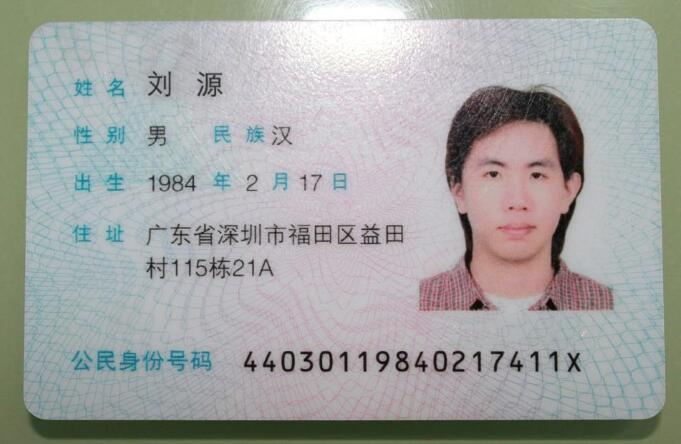
#> input picture UserShow/6-7task/source_datas/normal.png, 681 x 444 px
$ python idcard_robustness_test.py
#> lines starting #> are read from the running program, lines starting #| are printed output that depends on the picture; after the words box and inside, x2 and y2 are one past the last pixel; in counts of white or black regions, pixels touching at a corner belong together
### core/functions.py
import math
import sys

import numpy as np
import cv2
import pytesseract
sys.path.append("../")
from config import *
pytesseract.pytesseract.tesseract_cmd = TESSERACT_OCR


# 二值化算法大全
class myThreshold():

    # [47 lines left out: functions getMinimumThreshold, __IsDimodal, not called in this run]

    def __getHisGram(self, imgSrc):
        hist_cv = cv2.calcHist([imgSrc], [0], None, [256], [0, 256])
        return hist_cv

    # 一维最大熵
    def get1DMaxEntropyThreshold(self, imgSrc):
        X = Y = Amount = 0
        HistGramD = {}
        MinValue = 0
        MaxValue = 255
        Threshold = 0

        HistGram = self.__getHisGram(imgSrc)

        for i in range(256):
            if HistGram[MinValue] == 0:
                MinValue += 1
            else:
                break

        while MaxValue > MinValue and HistGram[MinValue] == 0:
            MaxValue -= 1

        if (MaxValue == MinValue):
            return MaxValue     # 图像只有一个颜色
        if (MinValue + 1 == MaxValue):
            return MinValue     # 图像只有二个颜色

        for Y in range(MinValue, MaxValue + 1):
            Amount += float(HistGram[Y][0])  # 像素总数

        for Y in range(MinValue, MaxValue + 1):
            HistGramD[Y] = float(HistGram[Y][0]) / Amount + 1e-17

        MaxEntropy = 0.0
        for Y in range(MinValue + 1, MaxValue):
            SumIntegral = 0
            for X in range(MinValue, Y + 1):
                SumIntegral += HistGramD[X]

            EntropyBack = 0
            for X in range(MinValue, Y + 1):
                EntropyBack += (- HistGramD[X] / SumIntegral * math.log(HistGramD[X] / SumIntegral))

            EntropyFore = 0
            for X in range(Y + 1, MaxValue + 1):
                SumI = 1 - SumIntegral
                if SumI < 0:
                    SumI = abs(SumI)
                elif SumI == 0:
                    continue

                EntropyFore += (- HistGramD[X] / (1 - SumIntegral) * math.log(HistGramD[X] / SumI))

            if MaxEntropy < (EntropyBack + EntropyFore):
                Threshold = Y
                MaxEntropy = EntropyBack + EntropyFore

        if Threshold > 5:
            return Threshold - 5  # 存在误差
        return Threshold

    # ISODATA  阈值算法
    # [32 lines left out: function getIsoDataThreshold, not called in this run]

    def getIntermodesThreshold(self, imgSrc):
        HistGram = self.__getHisGram(imgSrc)
        return 126

    # 获取阈值
    def getAlgos(self):
        algos = {
            0: 'getMinimumThreshold',  # 谷底最小值
            1: 'get1DMaxEntropyThreshold',  # 一维最大熵
            2: 'getIsoDataThreshold', # intermeans
            # 3: 'getKittlerMinError', # kittler 最小错误
            4: 'getIntermodesThreshold',  # 双峰平均值的阈值
        }
        return algos


# 图像二值化 传入灰度图
def gray_to_binary(gray, method=1):
    j = method  # 0-5间 阈值获取算法
    thr = myThreshold()
    # 0-5间 阈值获取算法
    algos = thr.getAlgos()[j]
    threshold = getattr(thr, algos)(gray)
    # get 阈值 + 二值化数据
    ret, binary = cv2.threshold(gray, threshold, 255, cv2.THRESH_BINARY)
    return ret, binary


# 根据图片大小算出大致腐蚀or膨胀所需核的大小
def cal_element_size(img):
    sp = img.shape
    width = sp[1]
    kenaly = math.ceil((width / 400.0) * 12)
    kenalx = math.ceil((kenaly / 5.0) * 4)
    a = (int(kenalx), int(kenaly))
    return a


# 查找身份证id可能的区域 存起来
def find_id_regions(img):
    # 返回值
    regions = []

    # 1. 检测所有轮廓  cv2.RETR_LIST 效果不好
    # 但 RETR_TREE 就要做更多筛选 因为内层轮廓还可以继续包含内嵌轮廓
    contours, hierarchy = cv2.findContours(img, cv2.RETR_TREE, cv2.CHAIN_APPROX_SIMPLE)

    # 2. 筛选 遍历获得的所有轮廓
    for i in range(len(contours)):
        cnt = contours[i]
        # 先算该轮廓的px面积
        area = cv2.contourArea(cnt)
        # 抛弃面积太小的
        if(area < 1000):
            continue
        # 找到最小的矩形 调整方向
        rect = cv2.minAreaRect(cnt)
        # 区域高 宽判定
        width = rect[1][0]
        height = rect[1][1]
        # id区域是扁状的 只留下扁的 大致10倍往上18位数字 保险用5吧
        if height > width:
            if height < width * 5:
                continue
        else:
            if width < height * 5:
                continue
        regions.append(rect)
    return regions


# 检查身份证号 有效性
# [116 lines left out: functions is_identi_number, crop_img_by_box, find_chinese_regions, horizontal_projection, not called in this run]


def get_id_nums(regions, gray_img):
    # 二值化处理
    ret, binary = gray_to_binary(gray_img, method=1)
    # 获得身份证id
    card_id=''
    angle = 0
    for rect in regions:
        angle = rect[2]
        # 高、宽、角度标定
        a, b = rect[1]
        if a > b:
            width = a
            height = b
            pts2 = np.float32([[0, height], [0, 0], [width, 0], [width, height]])
        else:  # 反过来的图
            width = b
            height = a
            angle = 90 + angle
            pts2 = np.float32([[width, height], [0, height], [0, 0], [width, 0]])

        # 透视变换
        # 就是视角调整 投影到一个新的视平面
        box = cv2.boxPoints(rect)
        # 透视变换前位置
        pts1 = np.float32(box)
        # 变换矩阵 根据透视前位置和透视后位置计算
        M = cv2.getPerspectiveTransform(pts1, pts2)
        # crop_img 身份证id区域 透视后的图 垂直视角
        crop_img = cv2.warpPerspective(binary, M, (int(width), int(height)))

        # 计算腐蚀和膨胀的核大小
        kenalx = kenaly = int(math.ceil((height / 100.0)))
        # 膨胀和腐蚀操作
        kenal = cv2.getStructuringElement(cv2.MORPH_RECT, (kenalx, kenaly))
        dilation = cv2.dilate(crop_img, kenal, iterations=1)
        erosion = cv2.erode(dilation, kenal, iterations=1)

        # 做OCR识别 要处理特殊空格
        card_id = pytesseract.image_to_string(erosion)

        card_id.replace(" ", "")
        card_id.strip()
        card_id = ''.join(char for char in card_id if char.isalnum())
        if not card_id:
            continue

        if is_identi_number(card_id):
            print('身份证有效')
            return card_id, angle, rect
        else:
            print('无效身份证=', card_id)
            continue
    raise Exception('身份证识别失败！！！')


# 根据提取的区域 识别提取各部分汉字 民族+addr
# [225 lines left out: functions get_chinese_char, chars_cut, _chineseCharHandle, get_name, get_gender_ethic, get_address, not called in this run]

### UserShow/6-7task/scripts/idcard_robustness_test.py
from __future__ import annotations

import contextlib
import csv
import io
import json
import math
import os
import random
import sys
import time
from dataclasses import dataclass
from pathlib import Path

import cv2
import numpy as np
from PIL import Image, ImageDraw, ImageFont

ROOT = Path(__file__).resolve().parents[1]
sys.path.insert(0, str(ROOT))

import core.functions as func  # noqa: E402


OUT_DIR = ROOT / "UserShow" / "IdcardRobustness"
GENERATED_DIR = OUT_DIR / "robustness_generated"
SCREENSHOT_DIR = OUT_DIR / "verification_screenshots"
PROCESSED_DIR = OUT_DIR / "processed_steps"
TABLE_DIR = OUT_DIR / "tables"
CHART_DIR = OUT_DIR / "charts"
PPT_ASSET_DIR = OUT_DIR / "ppt_assets"

EXPECTED_ID = "44030119840217411X"
EXPECTED_NAME = "刘源"

SUMMARY_ROWS = [
    ("正常光照", "baseline", "基准"),
    ("偏暗", "brightness_low", "对比度下降"),
    ("过曝", "brightness_high", "高亮细节丢失"),
    ("对比度变化", "contrast", "验证灰度动态范围变化"),
    ("倾斜10°", "rotation", "验证透视校正"),
    ("加噪声", "noise", "验证形态学"),
    ("椒盐噪声", "salt_pepper", "验证孤立噪点影响"),
    ("模糊处理", "blur", "验证边缘与字符笔画退化"),
    ("低分辨率", "low_resolution", "字符细节丢失"),
    ("缩放变化", "scale", "验证输入尺寸变化"),
    ("透视变换/轻微倾斜", "perspective", "验证投影畸变"),
    ("局部遮挡", "occlusion", "验证关键字段遮挡"),
    ("图像裁剪", "crop", "验证边界信息缺失"),
    ("JPEG压缩失真", "jpeg", "验证压缩块效应"),
    ("组合扰动", "combined", "旋转+噪声 / 模糊+低亮度"),
]


@dataclass
class Sample:
    sample_id: str
    condition: str
    source_type: str
    input_path: Path
    perturbation_type: str
    params: str
    note: str


def ensure_dirs() -> None:
    for path in [GENERATED_DIR, SCREENSHOT_DIR, PROCESSED_DIR, TABLE_DIR, CHART_DIR, PPT_ASSET_DIR]:
        path.mkdir(parents=True, exist_ok=True)


def read_img(path: Path) -> np.ndarray:
    data = np.fromfile(str(path), dtype=np.uint8)
    img = cv2.imdecode(data, cv2.IMREAD_COLOR)
    if img is None:
        raise ValueError(f"cannot read image: {path}")
    return img


def write_img(path: Path, img: np.ndarray) -> None:
    path.parent.mkdir(parents=True, exist_ok=True)
    ext = path.suffix or ".png"
    ok, buf = cv2.imencode(ext, img)
    if not ok:
        raise ValueError(f"cannot encode image: {path}")
    buf.tofile(str(path))


def find_font(size: int, bold: bool = False) -> ImageFont.FreeTypeFont | ImageFont.ImageFont:
    candidates = [
        "C:/Windows/Fonts/msyhbd.ttc" if bold else "C:/Windows/Fonts/msyh.ttc",
        "C:/Windows/Fonts/simhei.ttf",
        "C:/Windows/Fonts/simsun.ttc",
        "C:/Windows/Fonts/arial.ttf",
    ]
    for item in candidates:
        if item and Path(item).exists():
            return ImageFont.truetype(item, size=size)
    return ImageFont.load_default()


FONT_TITLE = find_font(34, True)
FONT_SUBTITLE = find_font(24, True)
FONT_BODY = find_font(20)
FONT_SMALL = find_font(17)


# [45 lines left out: functions cv_to_pil, fit_image, draw_wrapped, condition_from_original, not called in this run]


def adjust_brightness(img: np.ndarray, alpha: float, beta: int) -> np.ndarray:
    return cv2.convertScaleAbs(img, alpha=alpha, beta=beta)


def add_gaussian_noise(img: np.ndarray, sigma: float) -> np.ndarray:
    rng = np.random.default_rng(20260607 + int(sigma * 10))
    noise = rng.normal(0, sigma, img.shape).astype(np.float32)
    out = np.clip(img.astype(np.float32) + noise, 0, 255).astype(np.uint8)
    return out


def add_salt_pepper(img: np.ndarray, amount: float) -> np.ndarray:
    rng = np.random.default_rng(20260607 + int(amount * 10000))
    out = img.copy()
    total = img.shape[0] * img.shape[1]
    n = int(total * amount)
    ys = rng.integers(0, img.shape[0], n)
    xs = rng.integers(0, img.shape[1], n)
    vals = rng.choice([0, 255], n)
    out[ys, xs] = np.stack([vals, vals, vals], axis=1)
    return out


def rotate_bound(img: np.ndarray, angle: float) -> np.ndarray:
    h, w = img.shape[:2]
    center = (w / 2, h / 2)
    matrix = cv2.getRotationMatrix2D(center, angle, 1.0)
    cos = abs(matrix[0, 0])
    sin = abs(matrix[0, 1])
    nw = int((h * sin) + (w * cos))
    nh = int((h * cos) + (w * sin))
    matrix[0, 2] += (nw / 2) - center[0]
    matrix[1, 2] += (nh / 2) - center[1]
    return cv2.warpAffine(img, matrix, (nw, nh), borderValue=(245, 245, 245))


def perspective_warp(img: np.ndarray, dx_ratio: float = 0.05, dy_ratio: float = 0.06) -> np.ndarray:
    h, w = img.shape[:2]
    src = np.float32([[0, 0], [w - 1, 0], [w - 1, h - 1], [0, h - 1]])
    dx = w * dx_ratio
    dy = h * dy_ratio
    dst = np.float32([[dx, dy], [w - 1 - dx * 0.4, 0], [w - 1, h - 1 - dy], [0, h - 1]])
    matrix = cv2.getPerspectiveTransform(src, dst)
    return cv2.warpPerspective(img, matrix, (w, h), borderValue=(245, 245, 245))


def occlude(img: np.ndarray, mode: str) -> np.ndarray:
    out = img.copy()
    h, w = img.shape[:2]
    if mode == "id_number":
        x1, y1, x2, y2 = int(w * 0.42), int(h * 0.76), int(w * 0.72), int(h * 0.86)
    else:
        x1, y1, x2, y2 = int(w * 0.20), int(h * 0.15), int(w * 0.36), int(h * 0.25)
    cv2.rectangle(out, (x1, y1), (x2, y2), (245, 245, 245), -1)
    cv2.rectangle(out, (x1, y1), (x2, y2), (180, 180, 180), 2)
    return out


def crop_image(img: np.ndarray, ratio: float) -> np.ndarray:
    h, w = img.shape[:2]
    dx = int(w * ratio)
    dy = int(h * ratio)
    cropped = img[dy : h - dy, dx : w - dx]
    return cv2.resize(cropped, (w, h), interpolation=cv2.INTER_LINEAR)


def jpeg_compress(img: np.ndarray, quality: int) -> np.ndarray:
    ok, buf = cv2.imencode(".jpg", img, [int(cv2.IMWRITE_JPEG_QUALITY), quality])
    if not ok:
        raise ValueError("jpeg encode failed")
    return cv2.imdecode(buf, cv2.IMREAD_COLOR)


def generate_samples() -> list[Sample]:
    ensure_dirs()
    samples: list[Sample] = []
    datas = ROOT / "datas"
    for path in sorted(datas.glob("*.png")):
        if path.name == "robustness_grid.png":
            continue
        condition, perturbation, note = condition_from_original(path)
        sample_id = f"ORG{len(samples)+1:03d}"
        samples.append(Sample(sample_id, condition, "原始图片", path, perturbation, "datas原始样本", note))

    base = read_img(datas / "normal.png")
#> in read_img, img is the input picture: shape (444, 681, 3); mean B, G, R 162.6, 164.3, 162.7
    generated_specs: list[tuple[str, str, str, np.ndarray]] = [
        ("GEN001", "偏暗", "brightness_low", adjust_brightness(base, 0.62, -18)),
        ("GEN002", "过曝", "brightness_high", adjust_brightness(base, 1.32, 34)),
        ("GEN003", "对比度变化", "contrast", adjust_brightness(base, 0.72, 18)),
        ("GEN004", "高斯噪声", "gaussian_noise", add_gaussian_noise(base, 18)),
        ("GEN005", "椒盐噪声", "salt_pepper", add_salt_pepper(base, 0.018)),
        ("GEN006", "模糊处理", "blur", cv2.GaussianBlur(base, (9, 9), 0)),
        ("GEN007", "倾斜10°", "rotation", rotate_bound(base, 10)),
        ("GEN008", "小角度旋转", "rotation", rotate_bound(base, -6)),
        ("GEN009", "缩放变化", "scale", cv2.resize(cv2.resize(base, None, fx=0.65, fy=0.65, interpolation=cv2.INTER_AREA), (base.shape[1], base.shape[0]), interpolation=cv2.INTER_CUBIC)),
        ("GEN010", "透视变换/轻微倾斜", "perspective", perspective_warp(base)),
        ("GEN011", "局部遮挡", "occlusion", occlude(base, "id_number")),
        ("GEN012", "局部遮挡", "occlusion", occlude(base, "name")),
        ("GEN013", "图像裁剪", "crop", crop_image(base, 0.055)),
        ("GEN014", "JPEG压缩失真", "jpeg", jpeg_compress(base, 28)),
        ("GEN015", "组合扰动", "combined", add_gaussian_noise(rotate_bound(base, 6), 11)),
        ("GEN016", "组合扰动", "combined", cv2.GaussianBlur(adjust_brightness(base, 0.70, -15), (7, 7), 0)),
    ]
#> in add_gaussian_noise, `noise = rng.normal(0, sigma, img.shape).astype(np.float32)`:
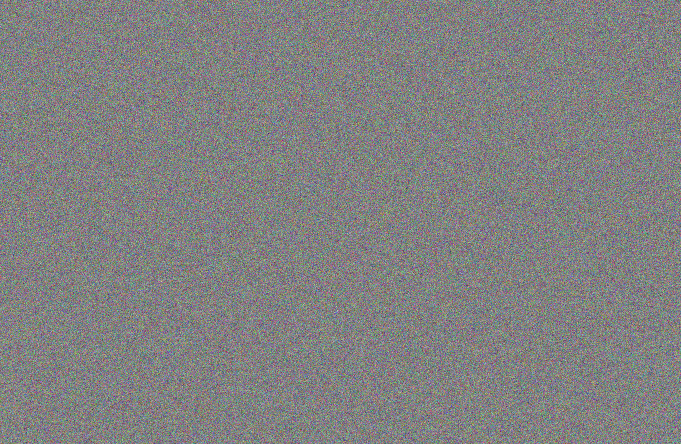
#> noise: shape (444, 681, 3) float32; mean B, G, R 0, 0.1, 0; drawn with min black and max white
#> in add_salt_pepper, `ys = rng.integers(0, img.shape[0], n)`: ys = 5442 values, max 443 at index 626, min 0 at index 787, mean 223.8
#> in add_salt_pepper, `xs = rng.integers(0, img.shape[1], n)`: xs = 5442 values, max 680 at index 413, min 0 at index 1797, mean 341
#> in add_salt_pepper, `vals = rng.choice([0, 255], n)`: vals = 5442 values, max 255 at index 0, min 0 at index 4, mean 131.4
#> in add_salt_pepper, `out[ys, xs] = np.stack([vals, vals, vals], axis=1)`:
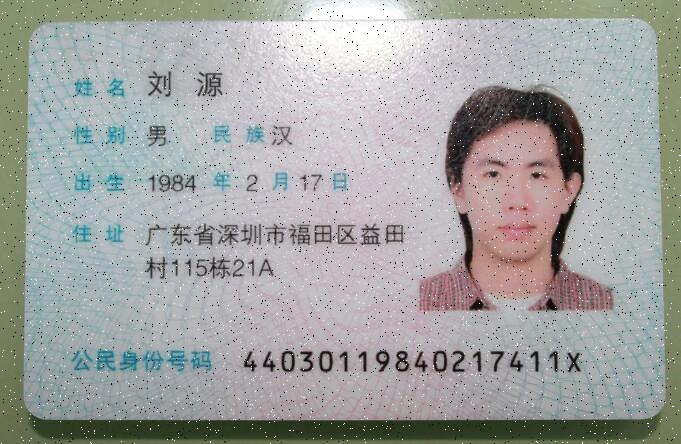
#> out: shape (444, 681, 3); 1.78% of pixels changed, all inside (x1, y1, x2, y2) = (0, 0, 681, 444)
#> in rotate_bound, `h, w = img.shape[:2]`: h = 444; w = 681
#> in rotate_bound, `center = (w / 2, h / 2)`: center = (340.5, 222)
#> in rotate_bound, `matrix = cv2.getRotationMatrix2D(center, angle, 1.0)`: matrix = [[0.985, 0.174, -33.38], [-0.174, 0.985, 62.5]]
#> in rotate_bound, `cos = abs(matrix[0, 0])`: cos = 0.985
#> in rotate_bound, `sin = abs(matrix[0, 1])`: sin = 0.174
#> in rotate_bound, `nw = int((h * sin) + (w * cos))`: nw = 747
#> in rotate_bound, `nh = int((h * cos) + (w * sin))`: nh = 555
#> in rotate_bound, `return cv2.warpAffine(img, matrix, (nw, nh), borderValue=(245, 245, 24..`:
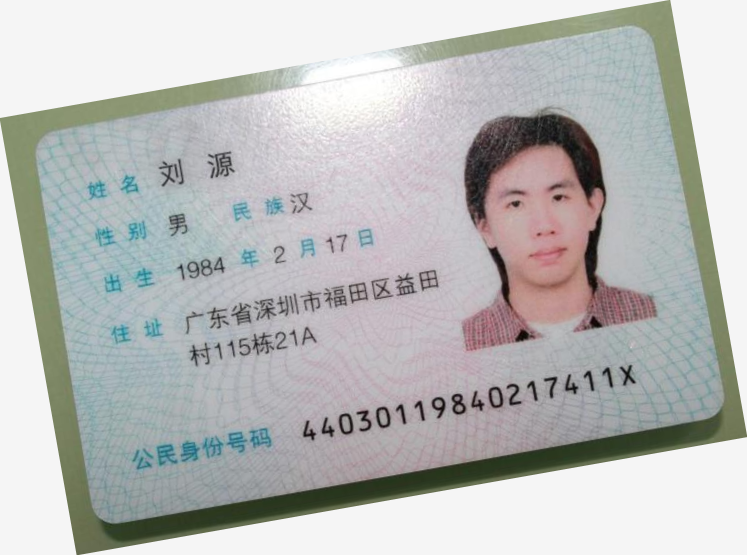
#> returned value: shape (555, 747, 3); mean of channels 0, 1, 2 184.9, 186.1, 185; drawn as B, G, R
#> call 2 of rotate_bound, with angle = -6
#> in rotate_bound (call 2), `matrix = cv2.getRotationMatrix2D(center, angle, 1.0)`: matrix = [[0.995, -0.105, 25.07], [0.105, 0.995, -34.38]]
#> in rotate_bound (call 2), `cos = abs(matrix[0, 0])`: cos = 0.995
#> in rotate_bound (call 2), `sin = abs(matrix[0, 1])`: sin = 0.105
#> in rotate_bound (call 2), `nw = int((h * sin) + (w * cos))`: nw = 723
#> in rotate_bound (call 2), `nh = int((h * cos) + (w * sin))`: nh = 512
#> in rotate_bound (call 2), `return cv2.warpAffine(img, matrix, (nw, nh), borderValue=(245, 245, 24..`:
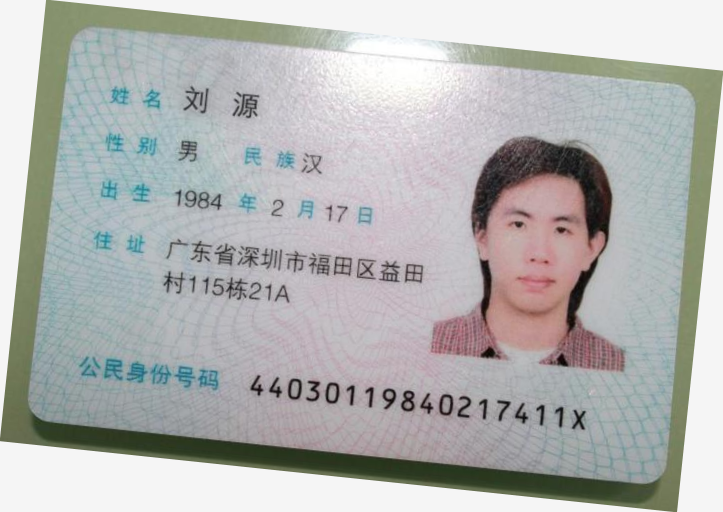
#> returned value: shape (512, 723, 3); mean of channels 0, 1, 2 177.7, 179.1, 177.8; drawn as B, G, R
#> in perspective_warp, `h, w = img.shape[:2]`: h = 444; w = 681
#> in perspective_warp, `src = np.float32([[0, 0], [w - 1, 0], [w - 1, h - 1], [0, h - 1]])`: src = [[0, 0], [680, 0], [680, 443], [0, 443]]
#> in perspective_warp, `dx = w * dx_ratio`: dx = 34.05
#> in perspective_warp, `dy = h * dy_ratio`: dy = 26.64
#> in perspective_warp, `dst = np.float32([[dx, dy], [w - 1 - dx * 0.4, 0], [w - 1, h - 1 - dy]..`: dst = [[34.05, 26.64], [666.4, 0], [680, 416.4], [0, 443]]
#> in perspective_warp, `matrix = cv2.getPerspectiveTransform(src, dst)`: matrix = [[0.926, -0.0769, 34.05], [-0.0392, 0.87, 26.64], [-6.59e-06, -0.000158, 1]]
#> call 2 of occlude, with mode = 'name'
#> in occlude (call 2), `cv2.rectangle(out, (x1, y1), (x2, y2), (180, 180, 180), 2)`:
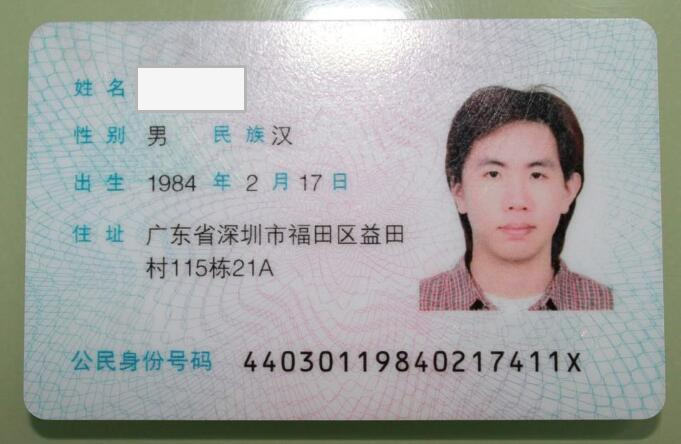
#> out: shape (444, 681, 3); mean B, G, R 163.6, 165.3, 163.8
#> in crop_image, `h, w = img.shape[:2]`: h = 444; w = 681
#> in crop_image, `dx = int(w * ratio)`: dx = 37
#> in crop_image, `dy = int(h * ratio)`: dy = 24
#> in crop_image, `cropped = img[dy : h - dy, dx : w - dx]`:
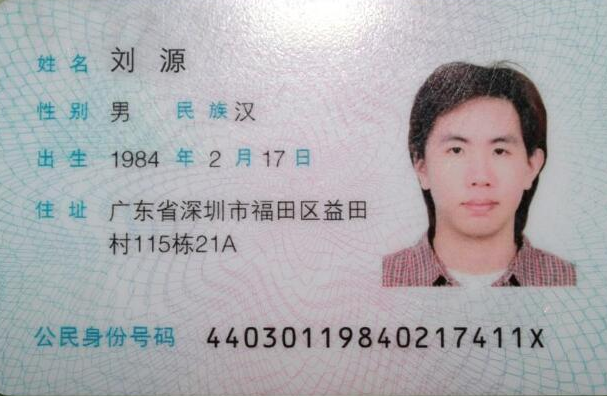
#> cropped: shape (396, 607, 3); mean B, G, R 174.8, 171.3, 172.1
#> call 3 of rotate_bound, with angle = 6
#> in rotate_bound (call 3), `matrix = cv2.getRotationMatrix2D(center, angle, 1.0)`: matrix = [[0.995, 0.105, -21.34], [-0.105, 0.995, 36.81]]
#> in rotate_bound (call 3), `return cv2.warpAffine(img, matrix, (nw, nh), borderValue=(245, 245, 24..`:
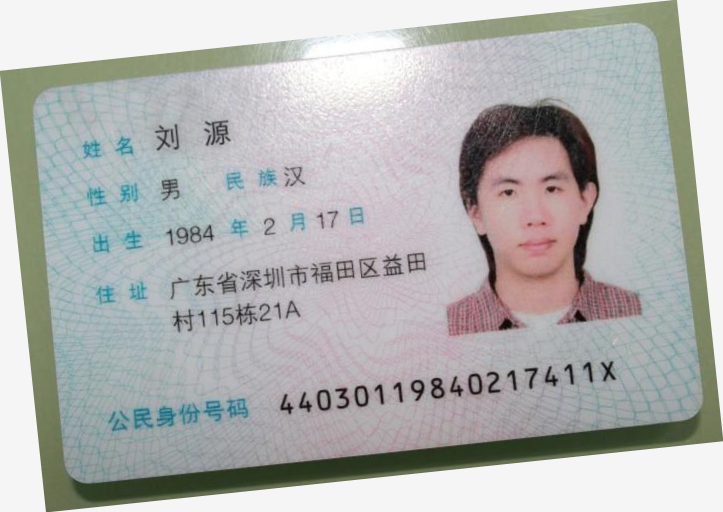
#> returned value: shape (512, 723, 3); mean of channels 0, 1, 2 177.7, 179.1, 177.8; drawn as B, G, R
#> (the rest of the program and of its run is left out)
